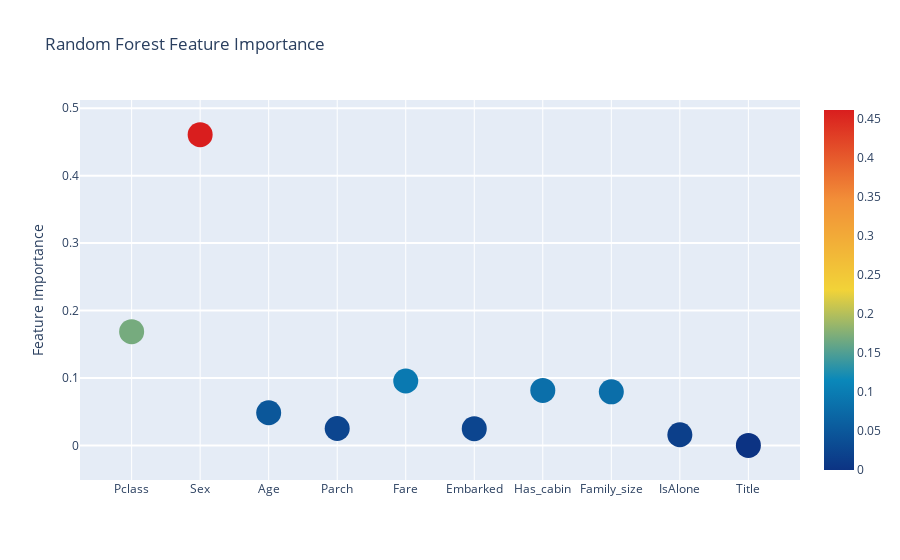

The cell this chart's notebook holds for it:
### Code cell
#TODO: this plotly graph is not working
trace = go.Scatter(
    y = feature_df['Random Forest feature importances'].values,
    x = feature_df['features'].values,
    mode='markers',
    marker=dict(
        sizemode = 'diameter',
        sizeref = 1,
        size = 25,
#       size= feature_df['AdaBoost feature importances'].values,
        #color = np.random.randn(500), #set color equal to a variable
        color = feature_df['Random Forest feature importances'].values,
        colorscale='Portland',
        showscale=True
    ),
    text = feature_df['features'].values
)
data = [trace]

layout= go.Layout(
    autosize= True,
    title= 'Random Forest Feature Importance',
    hovermode= 'closest',
#     xaxis= dict(
#         title= 'Pop',
#         ticklen= 5,
#         zeroline= False,
#         gridwidth= 2,
#     ),
    yaxis=dict(
        title= 'Feature Importance',
        ticklen= 5,
        gridwidth= 2
    ),
    showlegend= False
)
fig = go.Figure(data=data, layout=layout)
py.iplot(fig,filename='scatter2010')

### Figure 1 — Plotly figure (JSON) as saved in the notebook; plotly's stock layout.template omitted (floating-point values rounded to 4 significant figures)
{"data": [{"text": ["Pclass", "Sex", "Age", "Parch", "Fare", "Embarked", "Has_cabin", "Family_size", "IsAlone", "Title"], "y": [0.1686, 0.4609, 0.04842, 0.02504, 0.09551, 0.02481, 0.08157, 0.07939, 0.01571, 0], "mode": "markers", "marker": {"sizeref": 1, "colorscale": [[0, "rgb(12,51,131)"], [0.25, "rgb(10,136,186)"], [0.5, "rgb(242,211,56)"], [0.75, "rgb(242,143,56)"], [1, "rgb(217,30,30)"]], "color": [0.1686, 0.4609, 0.04842, 0.02504, 0.09551, 0.02481, 0.08157, 0.07939, 0.01571, 0], "sizemode": "diameter", "showscale": true, "size": 25}, "x": ["Pclass", "Sex", "Age", "Parch", "Fare", "Embarked", "Has_cabin", "Family_size", "IsAlone", "Title"], "type": "scatter"}], "layout": {"autosize": true, "title": {"text": "Random Forest Feature Importance"}, "yaxis": {"ticklen": 5, "gridwidth": 2, "title": {"text": "Feature Importance"}}, "showlegend": false, "hovermode": "closest"}}
